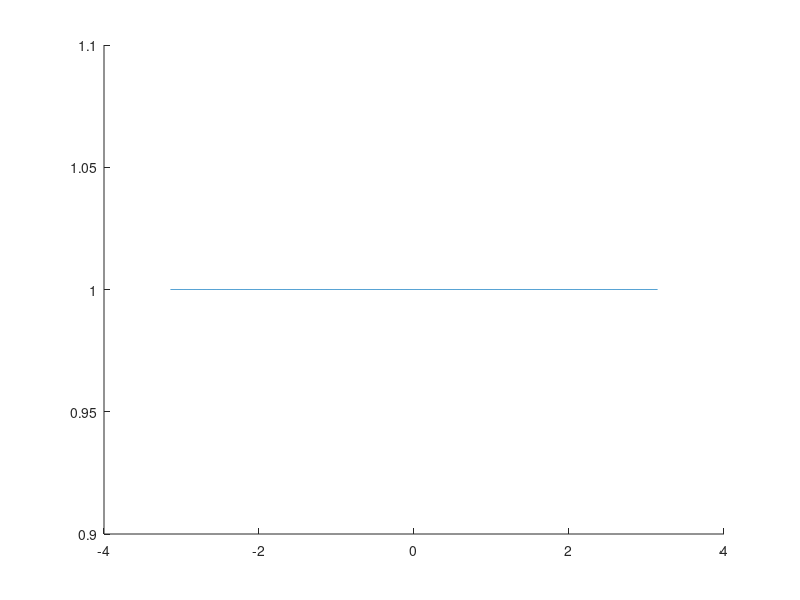

Recreate this plot in MATLAB. (Note: this script raises an error after producing the figure.)
w = linspace(-pi, pi, 4000);

figure(1); hold on
for N = 1:16
    H = sin(N * w / 2)./(N * sin(w / 2));
    H(abs(w/2) < 1e-12) = 1;
    plot(w, abs(H), LineWidth=1, DisplayName=['N=' num2str(N)]);
end

xlim([-pi pi])
xticks([-pi -pi/2 -pi/4 -pi/20 0 pi/20 pi/4 pi/2 pi])
xticklabels({'-\pi', '-\pi/2', '-\pi/4', '-\pi/20', '0', '\pi/20', '\pi/4', '\pi/2', '\pi'})
xlabel('\omega (rad/sample)');
ylabel('|H(e^{j\omega})|');
fontsize(gca, 14, "points")
legend
